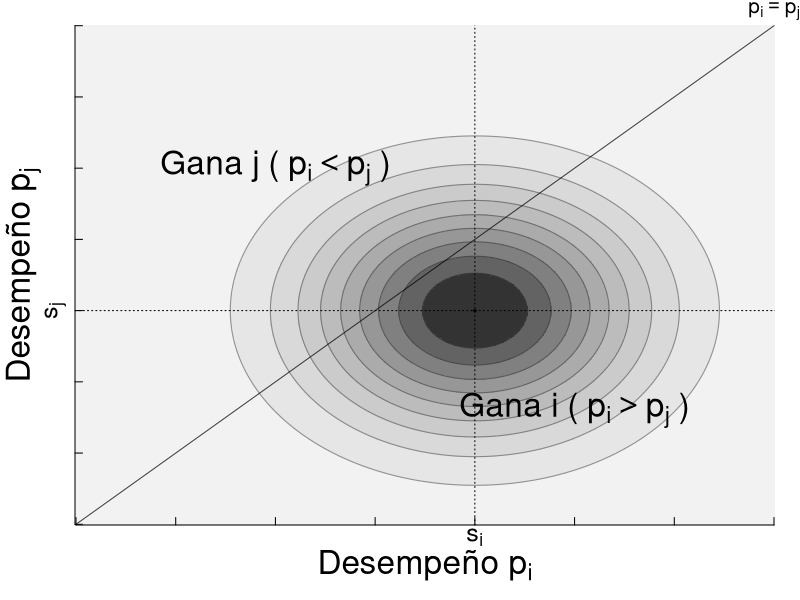

The R script that drew this image:
###########################################
# Header
oldpar <- par(no.readonly = TRUE)
oldwd <- getwd()
this.dir <- dirname(parent.frame(2)$ofile)
nombre.R <-  sys.frame(1)$ofile
require(tools)
nombre <- print(file_path_sans_ext(nombre.R))
pdf(paste0(nombre,".pdf"))
setwd(this.dir)
#setwd("~/gaming/materias/inferencia_bayesiana/trabajoFinal/imagenes")
#####################################

par(mar=c(3.75,3.75,1.25,1.25))

beta <- 1500/6.125 # == 2000/7
s_1 <- 1750
s_2 <- 1500

p_grilla <- seq(min(s_1,s_2)-750,max(s_1,s_2)+750,by=5)

rendimiento_conjunto <- function(p_1,p_2=p_1,s_1=1750,s_2=1500,beta=2000/7){
  dnorm(p_1,s_1,beta)*dnorm(p_2,s_2,beta)
}

m <- outer(p_grilla,p_grilla,rendimiento_conjunto)
levels <- seq(min(m),max(m),length.out = 11)
image(p_grilla,p_grilla,m,col=rev(gray.colors(10,start=0.2,end=0.95)),breaks = levels,useRaster=T,
      ylab="",xlab="",axes=F)
contour(p_grilla,p_grilla,m,drawlabels=F,levels = levels,add = T,col=rev(gray.colors(11,start=0,end=0.6)),lwd=1.1)
mtext(text=expression("Desempeño"~p[j]) ,side =2 ,line=1.5,cex=2)
mtext(text =expression("Desempeño"~p[i]) ,side =1 ,line=2,cex=2)
abline(v=1750,lty=3)
abline(h=1500,lty=3)
#lines(c(0,1)*(s_2+s_2-500),c(1,0)*(s_2+s_2-500))
lines(c(0,1)*(s_2+s_2-500),c(0,1)*(s_2+s_2-500),col=rgb(0,0,0,0.75))
text(s_2-250,s_1+250,expression("Gana j ("~p[i]<p[j]~")"),cex=2)
text(s_1+250,s_2-350,expression("Gana i ("~p[i]>p[j]~")"),cex=2)
mtext(expression(p[i]==p[j]), side=3, line=0, at=2500,cex=1.25)
axis_at <- seq(min(s_1,s_2)-750,max(s_1,s_2)+750,by=250)
axis(side=2, at=axis_at, labels=NA,cex.axis=0.6,tck=0.015)
axis(side=1, at=axis_at, labels=NA,cex.axis=0.6,tck=0.015)
axis(lwd=0,side=1, at=s_1,labels=expression(s[i]),las=0,cex.axis=1.5,line=-0.75)
axis(lwd=0,side=2, at=s_2,labels=expression(s[j]),las=0,cex.axis=1.5,line=-0.75)


#######################################
# end 
dev.off()
setwd(oldwd)
par(oldpar, new=F)
#########################################
